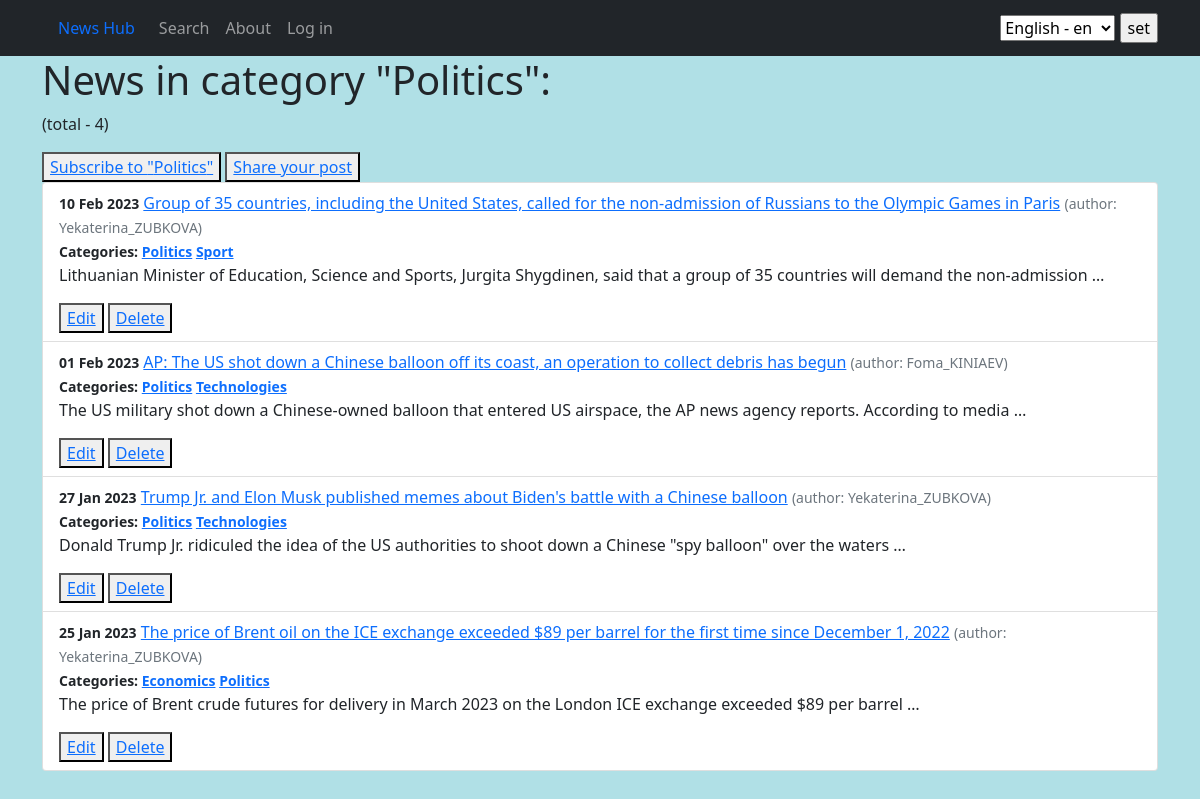
Page /news/categories/2 on the committed database.
### news/models.py (models this page shows, shortened)
class Category(models.Model):
    theme = models.CharField(max_length=50, unique=True)
    subscribers = models.ManyToManyField(User, related_name='categories')
    def __str__(self):
        return f'{self.theme}'

class Post(models.Model):
    author = models.ForeignKey(Author, on_delete=models.CASCADE)
    type = models.CharField(max_length=1, choices=POST_TYPES)
    creation_date = models.DateTimeField(auto_now_add=True)
    category = models.ManyToManyField(Category, through='PostCategory')
    title = models.CharField(max_length=255)
    text = models.TextField()
    _rating = models.IntegerField(default=0, db_column='rating')

class Author(models.Model):
    user = models.OneToOneField(User, on_delete=models.CASCADE)
    _rating = models.IntegerField(default=0)
    def __str__(self):
        return f'{self.user}'

### news/views.py (the view)
# urls.py: path('categories/<int:pk>', CategoryPostsList.as_view(), name='category_list'),
class CategoryPostsList(ListView):
    model = Post
    template_name = 'category_list.html'
    context_object_name = 'category_post_list'
    def get_queryset(self):
        self.category = get_object_or_404(Category, id=self.kwargs['pk'])
        queryset = Post.objects.filter(category=self.category).order_by('-_rating', '-creation_date')
        return queryset
    def get_context_data(self, **kwargs):
        context = super().get_context_data()
        context['is_not_subscribed'] = self.request.user not in self.category.subscribers.all()
        context['category'] = self.category
        return context

### templates/category_list.html (shortened to what this page needs)
{% extends 'flatpages/default.html' %}
{% load i18n %}
{% load custom_filters %}
{% block content %}
    <h1>{% trans "News in category" %} "{{ category }}":</h1>
    <p>({% trans "total" %} - {{ category_post_list|length }})</p>
    {% if is_not_subscribed %}
    <button><a href="{% url 'subscribe' category.id %}">{% trans "Subscribe to" %} "{{ category }}"</a></button>
    {% else %}
    <p>{% trans "You are subscribed to this category of news." %}</p>
    {% endif %}
    <button><a href="{% url 'post_add' %}">{% trans "Share your post" %}</a></button>
    <ul class="list-group list-group-flash">
        {% for post in category_post_list %}
            <li class="list-group-item">
                <small class="fw-bold">{{ post.creation_date|date:"d M Y" }}</small>
                <a href="../{{post.id}}">{{ post.title }}</a>
                <small class="text-muted">({% trans "author:" %} {{ post.author }})</small><br>
                <small class="fw-bold">{% trans "Categories:" %}
                    {% for category in post.category.all %}
                        <a href="{% url 'category_list' category.id %}">{{ category }}</a>
                    {% endfor %}
                </small>
                <p>{{ post.text|truncatewords:20 }}</p>
                <button><a href="{% url 'post_edit' post.id %}">{% trans "Edit" %}</a></button>
                <button><a href="{% url 'post_delete' post.id %}">{% trans "Delete" %}</a></button>
            </li>
        {% endfor %}
    </ul>
{% endblock content %}

### rows in the picture
Category: theme "Politics"
Post: creation_date "10 Feb 2023", title "Group of 35 countries, including the United States, called for the non-admission of Russians to the Olympic Games in Paris", author "Yekaterina_ZUBKOVA", text "Lithuanian Minister of Education, Science and Sports, Jurgita Shygdinen, said that a group of 35 countries will demand the non-admission …"
Category: theme "Sport"
Post: creation_date "01 Feb 2023", title "AP: The US shot down a Chinese balloon off its coast, an operation to collect debris has begun", author "Foma_KINIAEV", text "The US military shot down a Chinese-owned balloon that entered US airspace, the AP news agency reports. According to media …"
Category: theme "Technologies"
Post: creation_date "27 Jan 2023", title "Trump Jr. and Elon Musk published memes about Biden's battle with a Chinese balloon", author "Yekaterina_ZUBKOVA", text "Donald Trump Jr. ridiculed the idea of the US authorities to shoot down a Chinese \"spy balloon\" over the waters …"
Post: creation_date "25 Jan 2023", title "The price of Brent oil on the ICE exchange exceeded $89 per barrel for the first time since December 1, 2022", author "Yekaterina_ZUBKOVA", text "The price of Brent crude futures for delivery in March 2023 on the London ICE exchange exceeded $89 per barrel …"
Category: theme "Economics"

### other values in the picture
{{ category_post_list|length }} "4"
form field language "English - en"
